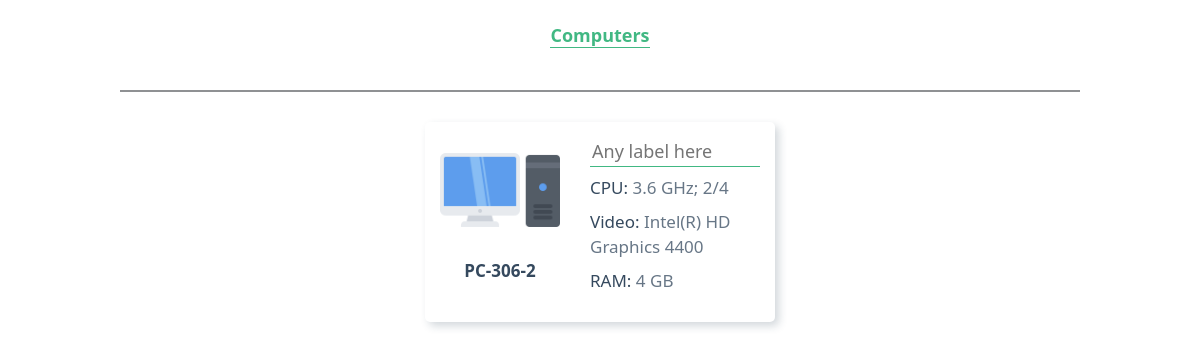
Before: / with the older database file.
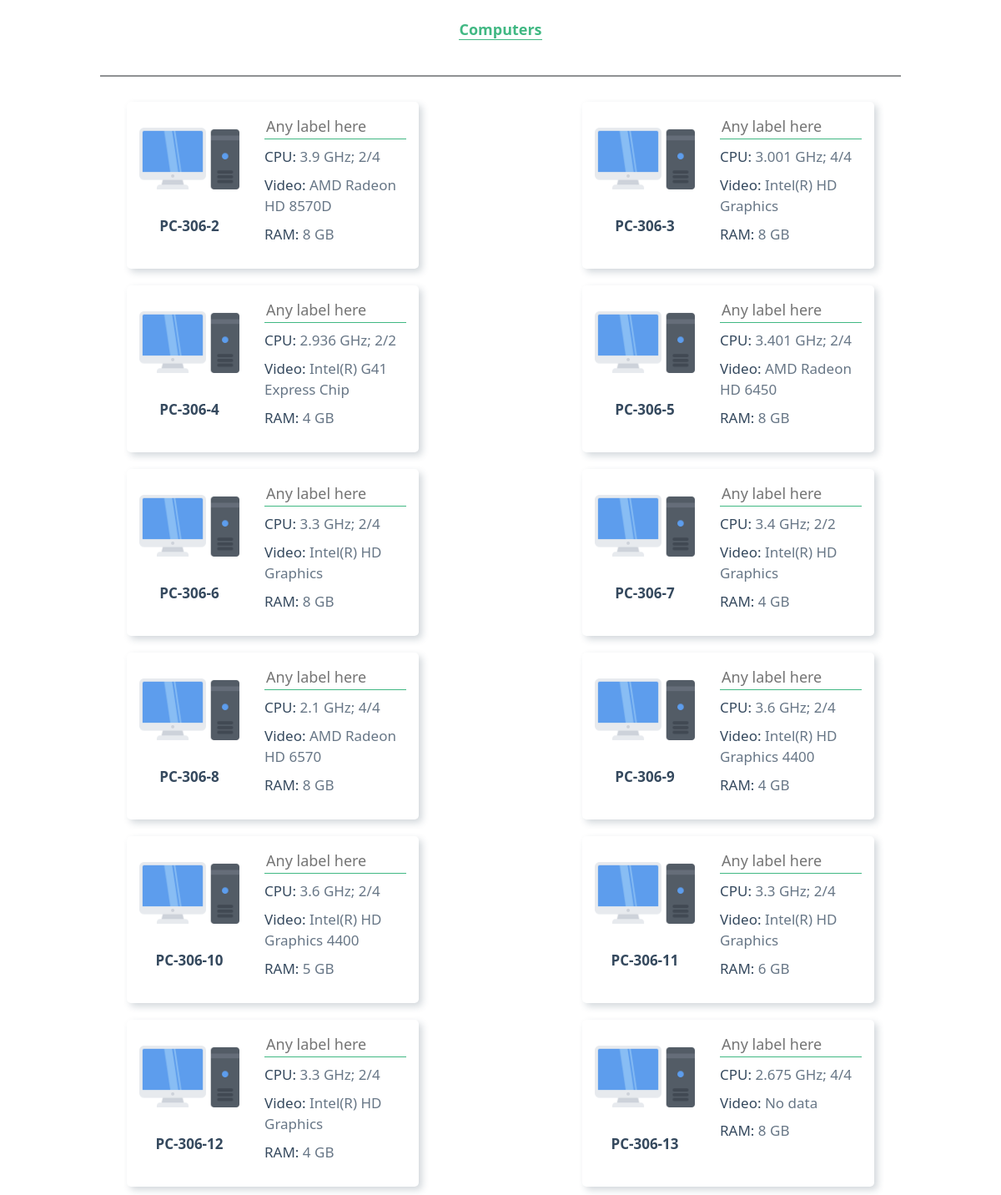
After: the same page with the newer database file.
### db.py (models this page shows)
class BaseModel(Model):
    class Meta:
        database = conn

class PC(BaseModel):
    pc_id = AutoField(column_name='pc_id')
    hardware_type = CharField(max_length=50, null=True)
    os_name = CharField(max_length=50, null=True)
    os_version = CharField(max_length=50, null=True)
    os_architecture = CharField(max_length=50, null=True)
    pc_name = CharField(max_length=50, unique=True)
    domain = CharField(max_length=50, null=True)
    ip = IPField(null=True)
    cpu_name = CharField(max_length=100, null=True)
    cpu_clock = SmallIntegerField(null=True)
    cpu_cores = SmallIntegerField(null=True)
    cpu_threads = SmallIntegerField(null=True)
    cpu_socket = CharField(max_length=10, null=True)
    motherboard_manufacturer = CharField(max_length=50, null=True)
    motherboard_product = CharField(max_length=100, null=True)
    motherboard_serial = CharField(max_length=100, null=True)
    ram = IntegerField(null=True)
    ram0_Configuredclockspeed = IntegerField(null=True)
    ram0_Capacity = IntegerField(null=True)
    ram1_Configuredclockspeed = IntegerField(null=True)
    ram1_Capacity = IntegerField(null=True)
    ram2_Configuredclockspeed = IntegerField(null=True)
    ram2_Capacity = IntegerField(null=True)
    ram3_Configuredclockspeed = IntegerField(null=True)
    ram3_Capacity = IntegerField(null=True)
    videocard = CharField(max_length=100, null=True)
    resX = IntegerField(null=True)
    resY = IntegerField(null=True)
    username = CharField(max_length=100, null=True)
    timezone = CharField(max_length=100, null=True)
    user = CharField(max_length=200, null=True)
    serial_number = IntegerField(null=True)
    location = CharField(max_length=200, null=True)
    updated = DateTimeField()
    comment = TextField(null=True)
    label = CharField(max_length=100, null=True)
    class Meta:
        table_name = 'pc'

### main.py (the view)
@app.get("/")
async def root(request: Request):
    pcs = db.getAll()
    for pc in pcs:
        pc['href'] = app.url_path_for('get_pc', pc_name=pc['name'])
    context['request'] = request
    context['nav'] = [{'caption': 'Computers', 'href': app.url_path_for('root')}]
    context['items'] = pcs
    if len(context['items']):
        return templates.TemplateResponse('pc_list.html', context)
    else:
        return templates.TemplateResponse('no_pcs.html', context)

### templates/pc_list.html (shortened to what this page needs)
{% extends 'base.html' %}
{% block content %}
    <section class="pc_list">
        <div class="container">
            <div class="cards" id="pc_list">
                {% for pc in items %}
                    <div class="loader-wrapper">
                        <div class="card">
                            <a class="wrap" href="{{ pc.href }}">
                                <div class="caption">
                                    <img src="{{ url_for('static', path='/img/computer.png') }}" alt="">
                                    <p>{{ pc.name }}</p>
                                </div>
                            </a>
                            <div class="chars">
                                <input id="{{ pc.name }}" class="pc_label"
                                       value="{% if pc.label %}{{ pc.label }}{% endif %}" type="text"
                                       placeholder="Any label here">
                                <p>CPU:
                                    <span>{{ pc.cpu.clock  / 1000 }} GHz; {{ pc.cpu.cores }}/{{ pc.cpu.threads }}</span>
                                </p>
                                <p>Video: <span>{{ pc.videocard.name[:25] }}</span></p>
                                <p>RAM: <span>{{ pc.ram.size }} GB</span></p>
                            </div>
                        </div>
                    </div>
                {% endfor %}
            </div>
        </div>
    </section>
{% endblock %}

### templates/base.html (shortened to what this page needs)
<!DOCTYPE html>
<html lang="en">
<head>
    {% block head %}
        <link rel="stylesheet" href="{{ url_for('static', path='/css/bootstrap.css') }}">
        <link rel="stylesheet" href="{{ url_for('static', path='/css/bootstrap-grid.css') }}">
        <link rel="stylesheet" href="{{ url_for('static', path='/css/main.css') }}">
    {% endblock %}
</head>
<body>
<header>
    {% block header %}
        <div class="container-fluid">
            <div class="container">
                <div class="row justify-content-around">
                    <div class="col-auto">
                        {% for item in nav %}
                            <a href="{{ item.href }}">{{ item.caption }}</a>
                        {% endfor %}
                    </div>
                </div>
            </div>
        </div>
    {% endblock %}
</header>
<hr>
<div class="container">
    {% block content %}
    {% endblock %}
</div>
</body>
</html>

### static/css/main.css (style rules this page uses)
h1, h2, h3, h4, p, input, label, textarea { color: #35495e; }
p, label, textarea, input { margin-bottom: 0.5rem; font-size: 17px; }
input, textarea { margin-bottom: 0.5rem; outline: none; border: none; border-bottom: 2px #41b883 solid; font-size: 18px; font-weight: 500; width: 100%; }
input::placeholder, textarea::placeholder { font-weight: 500; }
header { height: 70px; display: flex; align-items: center; }
header + hr { width: 80%; height: 2px !important; margin: 20px auto; opacity: 0.5; }
a { text-decoration: none; color: #41b883; position: relative; font-size: 18px; font-weight: 600; }
a::after { content: ""; display: block; position: absolute; left: 0; bottom: -1px; height: 1px; width: 100%; background: #41b883; transition: 0.2s ease; }
a.wrap::after { display: none; }
section.pc_list .loader-wrapper { border-radius: 5px; transition: 0.2s ease; }
section.pc_list .cards { display: flex; justify-content: space-around; flex-flow: row wrap; }
section.pc_list .cards .card { margin: 10px; display: grid; grid-template-columns: 1.5fr 2fr; border: none; box-shadow: 4px 4px 8px 0px rgba(34, 60, 80, 0.2); border-radius: 5px; height: 200px; width: 350px; }
section.pc_list .cards .card .caption, section.pc_list .cards .card .chars { padding: 15px; }
section.pc_list .cards .card .caption { height: 100%; display: flex; flex-direction: column; justify-content: space-around; }
section.pc_list .cards .card .caption p { text-align: center; font-weight: 600; }
section.pc_list .cards .card .caption img { max-width: 100%; }
section.pc_list .cards .card .chars input { margin-bottom: 0.5rem; outline: none; border: none; border-bottom: 1px #41b883 solid; font-size: 18px; font-weight: 600; width: 100%; }
section.pc_list .cards .card .chars input::placeholder { font-weight: 500; }
section.pc_list .cards .card .chars span { opacity: 0.75; }
.loader-wrapper { position: relative; }

Changed rows visible on the page:
changed PC "PC-306-2": pc.cpu.clock/1000 "3.6" → "3.9"; videocard "Intel(R) HD Graphics 4400" → "AMD Radeon HD 8570D"; ram.size "4" → "8"
added PC: name "PC-306-3", pc.cpu.clock/1000 "3.001", cpu.cores "4", cpu.threads "4", videocard "Intel(R) HD Graphics", ram.size "8"
added PC: name "PC-306-4", pc.cpu.clock/1000 "2.936", cpu.cores "2", cpu.threads "2", videocard "Intel(R) G41 Express Chip", ram.size "4"
added PC: name "PC-306-5", pc.cpu.clock/1000 "3.401", cpu.cores "2", cpu.threads "4", videocard "AMD Radeon HD 6450", ram.size "8"
added PC: name "PC-306-6", pc.cpu.clock/1000 "3.3", cpu.cores "2", cpu.threads "4", videocard "Intel(R) HD Graphics", ram.size "8"
added PC: name "PC-306-7", pc.cpu.clock/1000 "3.4", cpu.cores "2", cpu.threads "2", videocard "Intel(R) HD Graphics", ram.size "4"
added PC: name "PC-306-8", pc.cpu.clock/1000 "2.1", cpu.cores "4", cpu.threads "4", videocard "AMD Radeon HD 6570", ram.size "8"
added PC: name "PC-306-9", pc.cpu.clock/1000 "3.6", cpu.cores "2", cpu.threads "4", videocard "Intel(R) HD Graphics 4400", ram.size "4"
added PC: name "PC-306-10", pc.cpu.clock/1000 "3.6", cpu.cores "2", cpu.threads "4", videocard "Intel(R) HD Graphics 4400", ram.size "5"
added PC: name "PC-306-11", pc.cpu.clock/1000 "3.3", cpu.cores "2", cpu.threads "4", videocard "Intel(R) HD Graphics", ram.size "6"
added PC: name "PC-306-12", pc.cpu.clock/1000 "3.3", cpu.cores "2", cpu.threads "4", videocard "Intel(R) HD Graphics", ram.size "4"
added PC: name "PC-306-13", pc.cpu.clock/1000 "2.675", cpu.cores "4", cpu.threads "4", videocard "No data", ram.size "8"
